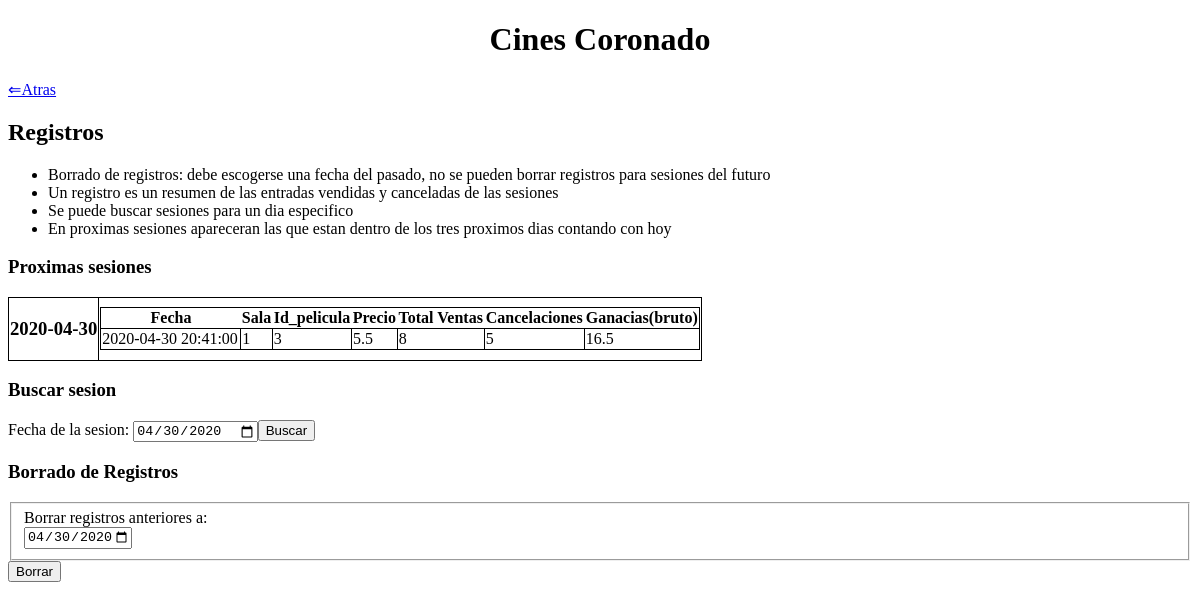
The page /registros.php on the database as committed earlier.
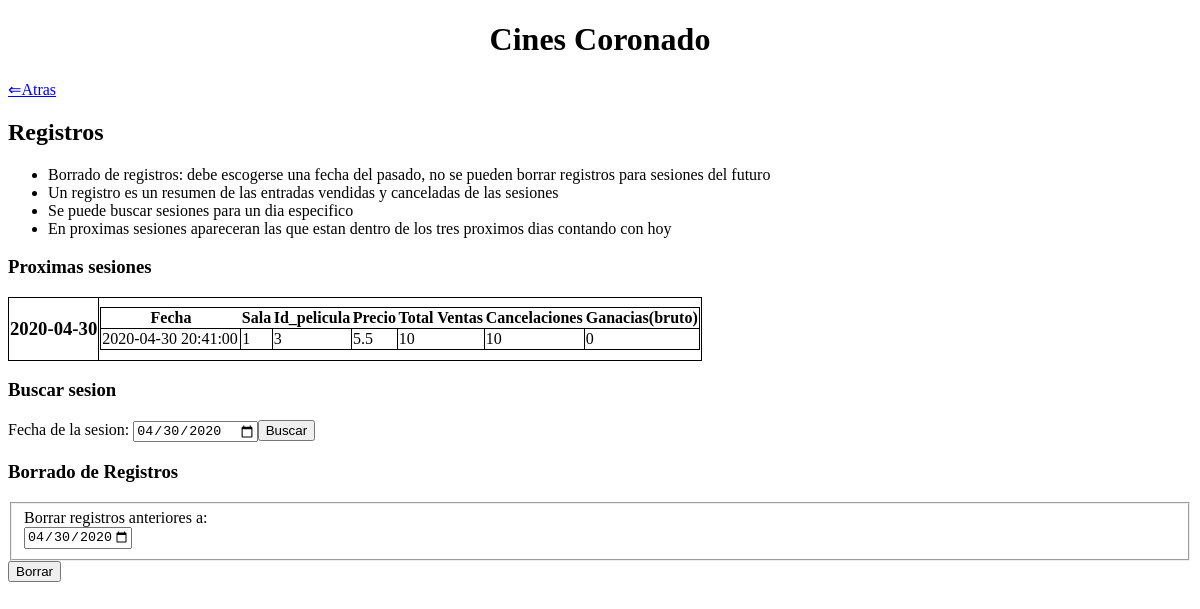
The same page on the database as committed later.
### tables this page shows
CREATE TABLE `sesion` (
  `fecha` datetime NOT NULL,
  `id_sala` int(11) NOT NULL,
  `id_peli` int(11) NOT NULL,
  `precio` float NOT NULL,
  `total_venta` int(11) NOT NULL DEFAULT 0,
  `cancelado` int(11) NOT NULL DEFAULT 0
);

### includes/DAOs/DAO.php (called while the page is built, shortened)
<?php
class DAO {
    private $mysqli = null;
    public function __construct(){
        if(!$this->mysqli){
            $this->mysqli = new mysqli("localhost", "root", "", "cine_php");
        }
    }
    protected function consultar($sql){
        if ($sql != "") {
            $consulta = $this->mysqli->query($sql) or die ($this->mysqli->error. " en la línea ".(__LINE__-1));
            $tablaDatos = array();
            if (substr($sql, 0, 6) == "SELECT") {
                if ($consulta) {
                    while ($fila = mysqli_fetch_assoc($consulta)){
                        array_push($tablaDatos, $fila);
                    }
                }
            }
            return $tablaDatos;
        }
        else {
            return 0;
        }
    }
}
?>

### includes/controller.php (called while the page is built, shortened)
<?php
require_once(__DIR__ . '/DAOs/sesionesDAO.php');
class controller{
    private $sesionDAO;
    private static $instance = null;
    public function __construct(){
        $this->sesionDAO = new sesionesDAO();
    }
     public static function getInstance() {
        if (null === self::$instance) {
            self::$instance = new self();
        }
        return self::$instance;
    }
    public function selectSesion($col = "", $cond = ""){
        return $this->sesionDAO->select($col, $cond);
    }
}

### includes/config.php (called while the page is built, shortened)
<?php
require_once __DIR__.'/controller.php';
$ctrl = controller::getInstance();
?>

### includes/DAOs/sesionesDAO.php (called while the page is built, shortened)
<?php
require_once(__DIR__.'/DAO.php');
class sesionesDAO extends DAO
{
    public function select($col, $cond){
        $query = "";
        if ($col == "") {
            $col = "*";
        }
        if ($cond == "") {
            $query = "SELECT ".$col." FROM sesion";
        }
        else {
            $query = "SELECT ".$col." FROM sesion WHERE ".$cond;
        }
        return $this->consultar($query);
    }
}
?>

### registros.php (the view, shortened to what this page needs)
<?php
	require_once 'includes/config.php';
?>
<!DOCTYPE html>
<html>
<head>
</head>
<body>
	<h1 align="center">Cines Coronado</h1>
	<a href="index.php"> ⇐Atras </a>
	<h2>Registros</h2>
	<ul>
		<li>Borrado de registros: debe escogerse una fecha del pasado, no se pueden borrar registros para sesiones del futuro</li>
		<li>Un registro es un resumen de las entradas vendidas y canceladas de las sesiones</li>
		<li>Se puede buscar sesiones para un dia especifico</li>
		<li>En proximas sesiones apareceran las que estan dentro de los tres proximos dias contando con hoy</li>
	</ul>
	<?php
	$max = Date('Y-m-d', strtotime('+3 days'));
	$arr = $ctrl->selectSesion('', "fecha > '".date("Y-m-d", time())."' AND fecha < '".$max."' ORDER BY fecha");
	echo '<h3>Proximas sesiones</h3>';
	if (count($arr) > 0) {
	    $last = $arr[0]['fecha'];
	    $i = 0;
	    $j = 0;
	    echo '<table>';
	    while ($i < count($arr)) {
	        echo '<tr>';
	        echo '<th>';
	        echo '<h3>'.substr($arr[$i]['fecha'], 0, 11) . '</h3>';
	        echo '</th>';
	        echo '<td>';
	        echo
	        '<table>
                <tr> <th>Fecha</th> <th>Sala</th> <th>Id_pelicula</th> <th>Precio</th> <th>Total Ventas</th> <th>Cancelaciones</th> <th>Ganacias(bruto)</th> </tr>';
	        while ($j < count($arr) && $last == $arr[$j]['fecha']) {
	            $gan=($arr[$j]['total_venta'] - $arr[$j]['cancelado']) * $arr[$j]['precio'];
	            echo
	            '<tr>
            	    <td>'.$arr[$j]['fecha'].'</td>
                    <td>'.$arr[$j]['id_sala'].'</td>
            	    <td>'.$arr[$j]['id_peli'].'</td>
                    <td>'.$arr[$j]['precio'].'</td>
                    <td>'.$arr[$j]['total_venta'].'</td>
                    <td>'.$arr[$j]['cancelado'].'</td>
                    <td>'.$gan.'</td>
            	    </tr>';
	            $last = $arr[$j]['fecha'];
	            $j++;
	        }
	        echo '</table>';
	        echo '</td>';
	        echo '</tr>';
	        $i=$j;
	    }
	}
	else {
	    echo '<h4>No hay proximas sesiones</h4>';
	}
	echo '</table>';
	echo '<h3>Buscar sesion</h3>';
	echo '<form action="procesarRegistro.php" method="post">';
	$def = isset($_GET['fecha']) ? $_GET['fecha'] : date("Y-m-d", time());
	    echo 'Fecha de la sesion: <input type="date" name="fecha"
                value='. $def .'>';
        echo '<input type="submit" name="buscar" value="Buscar">';
    echo '</form>';
	?>
	<h3>Borrado de Registros</h3>
	<form action="procesarRegistro.php" method="post">
		<fieldset>
			Borrar registros anteriores a:<br>
            <input type="date" name="fecha" value=<?php echo date("Y-m-d", time());?>
            max=<?php echo date("Y-m-d", time());?>>
  		</fieldset>
        <input type="submit" name="procesar" value="Borrar">
    </form>
</body>
</html>

### registros.php (style rules this page uses)
table { border: 1px solid black; border-collapse: collapse; min-width: 600px; }
td { border: 1px solid black; }

Rows that differ between the two databases and show on the page:
changed sesion: total_venta "8" → "10"; cancelado "5" → "10"; gan "16.5" → "0"
